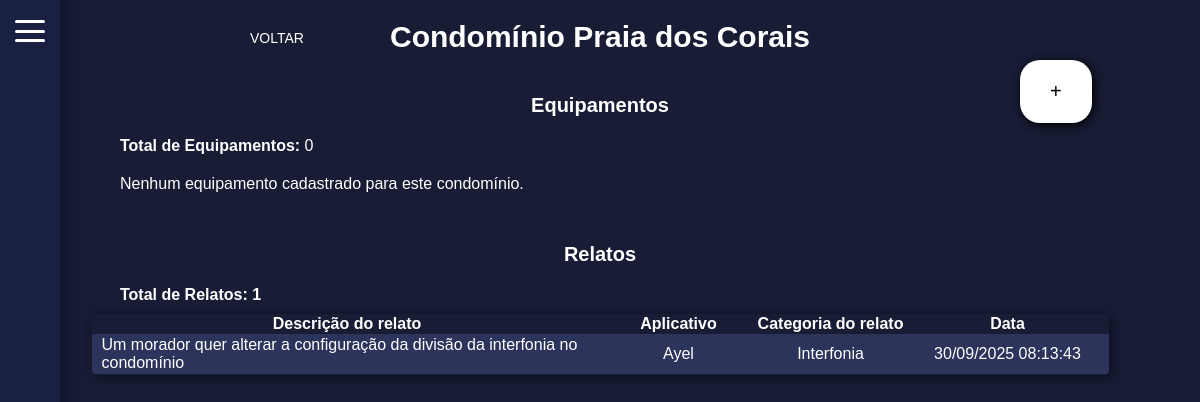
The app's page /listar_conds/11/, older data.
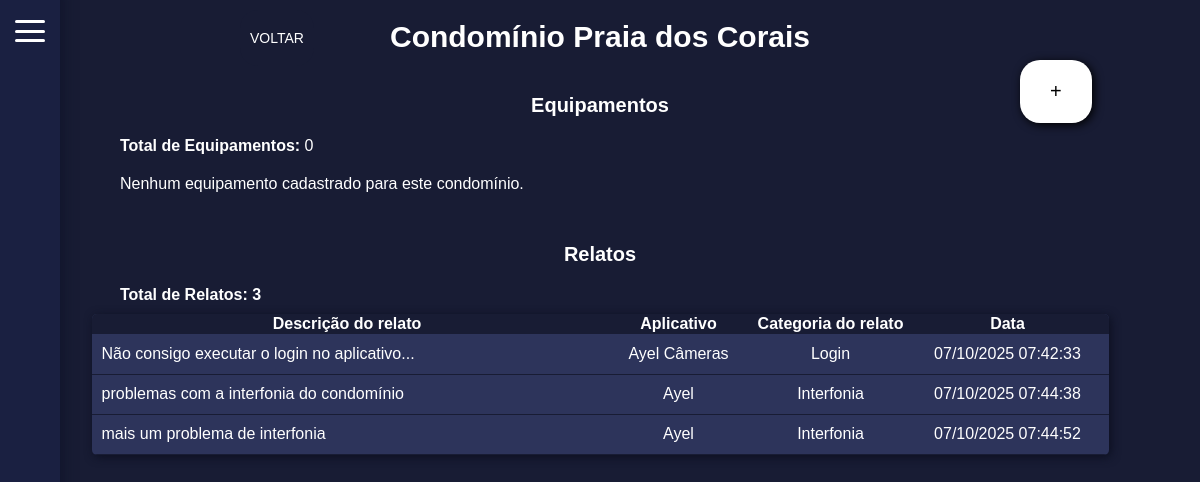
The same page, newer data.
### mainApp/models.py (models this page shows, shortened)
class Conds(models.Model):
    name = models.CharField(max_length=100)
    created_at = models.DateTimeField(auto_now_add=True)
    endereco = models.CharField(max_length=200)

class Relatos(models.Model):
    cond_id = models.ForeignKey(Conds, on_delete=models.CASCADE, related_name='relatos', verbose_name='Condomínio')
    relato = models.CharField(max_length=100, verbose_name='Relato')
    tipo_relato = models.ForeignKey(TipoRelato, on_delete=models.CASCADE, related_name='tipo_relato', verbose_name='Tipo do Relato')
    cat_rel_ayel = models.ForeignKey(CategoriaRelatoAyel, on_delete=models.CASCADE, related_name='cat_rel_ayel', verbose_name='Categoria do Relato', null=True, blank=True)
    cat_rel_cam = models.ForeignKey(CategoriaRelatoCam, on_delete=models.CASCADE, related_name='cat_rel_ayel', verbose_name='Categoria do Relato', null=True, blank=True)
    data = models.DateTimeField(default=timezone.now)
    def data_local(self):   # para exibir no template <td>{{ relato.data_local }}</td>
        from django.utils.timezone import localtime
        return localtime(self.data).strftime("%d/%m/%Y %H:%M:%S")

### mainApp/views.py (the view)
# urls.py: path('listar_conds/<int:condominio_id>/', views.detail_conds, name='detail_conds'), # detalhar condomínio
def detail_conds(request, condominio_id):
    condominio = get_object_or_404(Conds, id=condominio_id)
    faciais = Itens_facial.objects.filter(cond_id=condominio)
    dvr = Itens_dvr.objects.filter(cond_id=condominio)
    outro = Itens_outro.objects.filter(cond_id=condominio)
    relatos = Relatos.objects.filter(cond_id=condominio)
    return render(request, 'detail_conds.html', {
        'condominio': condominio,
        'faciais': faciais,
        'dvr': dvr,
        'outro': outro,
        'relatos': relatos
    })

### mainApp/templates/detail_conds.html (shortened to what this page needs)
<!DOCTYPE html>
<html lang="pt-br">
<head>
</head>
<body>
    <div id="bar">
        <label for="menu-toggle" class="menu-btn">
            <span></span>
            <span></span>
            <span></span>
        </label>
        <div class="slide-menu">
            <ul>
            </ul>
        </div>
    </div>
    <div class="btn-home">
        <p onClick="goBack()">VOLTAR</p>
    </div>
    <div class="div-addbt">
        <a href="{% url 'equip' condominio.id %}" class="add-bt">+</a>
    </div>
    <div class="container">
        <div class="title-main">Condomínio {{ condominio.name }}</div>
        <div class="equips">
            <p class="title-sec">Equipamentos</p>
            <strong>Total de Equipamentos:</strong> {{ condominio.itens_facial.count|add:condominio.itens_dvr.count|add:condominio.itens_outro.count }}
        </div>
        {% if not faciais and not dvr and not outro %}
        <div class="equips">
            Nenhum equipamento cadastrado para este condomínio.
        </div>
        {% endif %}
        <div class="equips">
            <p class="title-sec">Relatos</p>
            <strong >Total de Relatos: {{ relatos.count }}</strong>
        </div>
        {% if relatos %}
        <table>
            <thead>
                <tr class="tr-head">
                    <th>Descrição do relato</th>
                    <th>Aplicativo</th>
                    <th>Categoria do relato</th>
                    <th>Data</th>
                </tr>
            </thead>
            <tbody>
                {% for relato in relatos %}
                <tr class="tr-itens">
                    <td class="td-relato">{{ relato.relato }}</td>
                    {% if relato.tipo_relato_id == 1 %}
                        <td class="td-sm">Ayel</td>
                    {% elif relato.tipo_relato_id == 2 %}
                        <td class="td-sm">Ayel Câmeras</td>
                    {% else %}
                        <td class="td-sm">N/A</td>
                    {% endif %}
                    {% if relato.tipo_relato_id == 1 %}
                        {% if relato.cat_rel_ayel_id == 1 %}<td class="td-sm">Aberturas</td>
                        {% elif relato.cat_rel_ayel_id == 2 %}<td class="td-sm">Câmeras</td>
                        {% elif relato.cat_rel_ayel_id == 3 %}<td class="td-sm">Cadastro no App</td>
                        {% elif relato.cat_rel_ayel_id == 4 %}<td class="td-sm">Interfonia</td>
                        {% endif %}
                    {% elif relato.tipo_relato_id == 2 %}
                        {% if relato.cat_rel_cam_id == 1 %}<td class="td-sm">Login</td>
                        {% elif relato.cat_rel_cam_id == 2 %}<td class="td-sm">Câmeras</td>
                        {% elif relato.cat_rel_cam_id == 3 %}<td class="td-sm">Cadastro no App</td>
                        {% endif %}
                    {% else %}
                        <td class="td-sm">N/A</td>
                    {% endif %}
                    <td class="td-bg">{{ relato.data_local }}</td>
                </tr>
                {% endfor %}
            </tbody>
        </table>
        {% endif %}
    </div>
</body>
</html>

### mainApp/templates/detail_conds.html (style rules this page uses)
html, body { max-width: 100%; overflow-x: hidden; }
body { margin: 0; font-family: Arial, sans-serif; background: #181c34; color: white; }
.container { display: flex; flex-direction: column; align-items: center; margin-bottom: 20px; box-sizing: border-box; max-width: 100%; width: 100%; }
.menu-btn { position: fixed; top: 20px; left: 15px; width: 30px; height: 22px; cursor: pointer; z-index: 1002; display: flex; flex-direction: column; justify-content: space-between; }
.menu-btn span { display: block; height: 3px; width: 30px; background: #fff; border-radius: 3px; transition: 0.3s; }
.slide-menu { position: fixed; top: 0; left: -190px; width: 250px; height: 100%; background: #1a2041; color: white; transition: left 0.3s ease; padding-top: 40px; z-index: 1001; box-shadow: 5px -10px 10px #12162d; }
.slide-menu ul, li { padding-top: 10px; padding-left: 5px; padding-right: 60px; padding-bottom: 10px; }
.slide-menu ul { align-content: space-evenly; }
.slide-menu ul { list-style-type: none; }
.equips { text-align: left; width: 80%; margin-top: 10px; margin-bottom: 10px; }
table { background: #2d345b; box-shadow: 2px 2px 10px #0c0f20; border-radius: 5px; border-collapse: collapse; max-width: 100%; overflow-x: auto; display: block; }
.tr-head { background: #181c34; }
.tr-itens { height: 40px; }
td { border-bottom: 1px solid #181c34; position: relative; }
.td-sm { width: 150px; text-align: center; }
.td-bg { width: 200px; text-align: center; }
.td-relato { width: 500px; text-align: left; padding-left: 10px; }
.title-sec { font-size: 20px; text-align: center; font-weight: bold; margin-top: 30px; margin-bottom: 20px; }
.title-main { margin-top: 20px; font-size: 30px; font-weight: bold; }
.btn-home p { margin: 10px 20%; padding: 20px 10px; font-size: 14px; background: #181c34; color: white; text-align: center; position: absolute; border-radius: 18px; }
.add-bt { font-size: 20px; background: white; padding: 20px 30px; border-radius: 20px; box-shadow: 2px 2px 10px black; transform-origin: center; text-decoration: none; color: black; position: absolute; margin-top: 5%; margin-left: 85%; }

Row changes from the older to the newer data that the page shows:
removed Relatos: relato "Um morador quer alterar a configuração da divisão da interfonia no condomínio", shows "Ayel", shows "Interfonia", data_local "30/09/2025 08:13:43"
added Relatos: relato "Não consigo executar o login no aplicativo...", shows "Ayel Câmeras", shows "Login", data_local "07/10/2025 07:42:33"
added Relatos: relato "problemas com a interfonia do condomínio", shows "Ayel", shows "Interfonia", data_local "07/10/2025 07:44:38"
added Relatos: relato "mais um problema de interfonia", shows "Ayel", shows "Interfonia", data_local "07/10/2025 07:44:52"
Text that changed along with them:
{{ relatos.count }}: "1" → "3"
